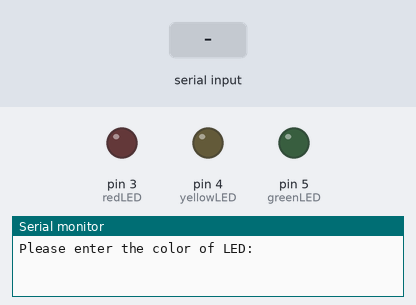
The sketch below on a simulated Arduino Uno, built with avr-gcc and run on an emulated ATmega328P. Parts: output pins drawn as LEDs (lit = HIGH), the last lines printed to the serial monitor. The test bench sets the inputs (shaded band).

Above: at 1.2 s.
1.3 s: "red" received over Serial
At 3.1 s:
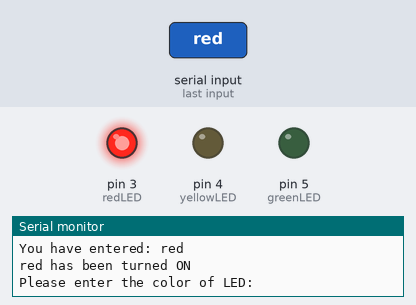
3.8 s: "green" received over Serial
At 6.0 s:
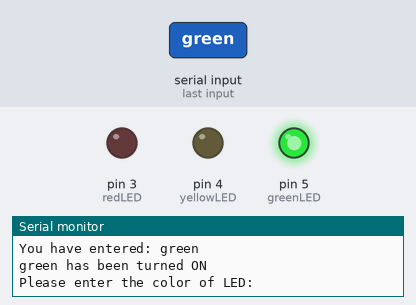
6.3 s: "yellow" received over Serial
At 8.1 s:
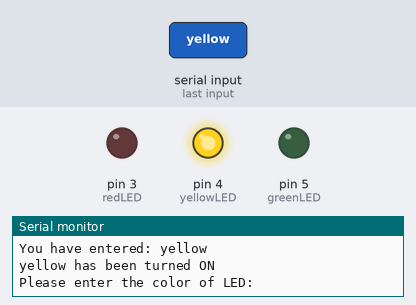
Timing chart, 0 to 9.6 s (numbered marks = the images above; inputs shaded):
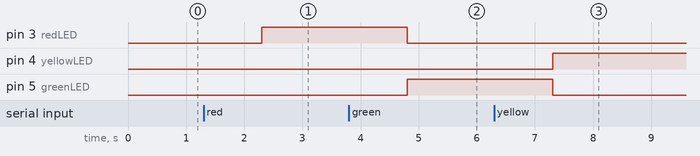

The sketch:

InputBasedLED.ino
```cpp
int redLED = 3;
int yellowLED = 4;
int greenLED = 5;
String inputLed;

void setup() {
  // put your setup code here, to run once:
  Serial.begin(9600);
  pinMode(redLED, OUTPUT);
  pinMode(yellowLED, OUTPUT);
  pinMode(greenLED, OUTPUT);
}

void loop() {
  // put your main code here, to run repeatedly:
  Serial.println("Please enter the color of LED: ");
  while (Serial.available() == 0) {

  }

  inputLed = Serial.readString();

  Serial.print("You have entered: ");
  Serial.println(inputLed);

  if (inputLed == "red" || inputLed == "Red") {
    digitalWrite(redLED, HIGH);
    digitalWrite(yellowLED, LOW);
    digitalWrite(greenLED, LOW);
    Serial.print(inputLed);
    Serial.println(" has been turned ON");
  }
  else if (inputLed == "green" || inputLed == "Green") {
    digitalWrite(greenLED, HIGH);
    digitalWrite(redLED, LOW);
    digitalWrite(yellowLED, LOW);
    Serial.print(inputLed);
    Serial.println(" has been turned ON");
  }
  else if (inputLed == "yellow" || inputLed == "Yellow") {
    digitalWrite(yellowLED, HIGH);
    digitalWrite(redLED, LOW);
    digitalWrite(greenLED, LOW);
    Serial.print(inputLed);
    Serial.println(" has been turned ON");
  }
  else {
    digitalWrite(yellowLED, LOW);
    digitalWrite(redLED, LOW);
    digitalWrite(greenLED, LOW);
    Serial.println("Invalid Color Name! Please retry.");
  }

}
```

Measured:
- after the input at 1.3 s, pin 3 (redLED): LOW → HIGH after 1.0 s
- after the input at 3.8 s, pin 3 (redLED): HIGH → LOW after 1.0 s; pin 5 (greenLED): LOW → HIGH after 1.0 s
- after the input at 6.3 s, pin 4 (yellowLED): LOW → HIGH after 1.0 s; pin 5 (greenLED): HIGH → LOW after 1.0 s
